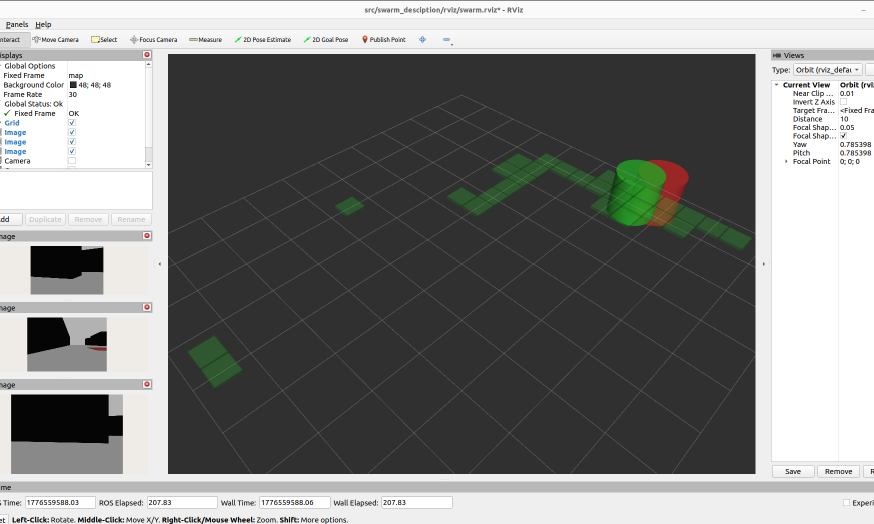
#> input picture assets/images/camera_feed.png, 1748 x 1048 px (shown at 1/2 size)
$ python -i detector.py   (imports and definitions only)
#> lines starting #> are read from the running program, lines starting #| are printed output that depends on the picture; after the words box and inside, x2 and y2 are one past the last pixel; in counts of white or black regions, pixels touching at a corner belong together
#> further down, picture is the input picture: shape (1048, 1748, 3); mean B, G, R 128.2, 129.5, 128.7
"""
Camera HSV detection + LiDAR fusion for world-frame localisation.
Multi-frame tracking avoids single-frame misses.
"""

import math
import time

import cv2
import numpy as np

# ── HSV thresholds ──
_RED_LO1 = np.array([0,   120, 80])
_RED_HI1 = np.array([10,  255, 255])
_RED_LO2 = np.array([165, 120, 80])
_RED_HI2 = np.array([180, 255, 255])

_BLUE_LO = np.array([95,  120, 80])
_BLUE_HI = np.array([135, 255, 255])

MIN_CONTOUR = 250            # px² noise gate
H_FOV       = 1.2            # camera horizontal FOV (rad)
IMG_W       = 640

# ── Tracking parameters ──
CONFIRM_FRAMES   = 3         # detections needed before "confirmed"
MATCH_RADIUS     = 0.5       # metres — same-object matching tolerance
TRACK_EXPIRY     = 2.0       # seconds without update → drop track


# ─────────────────────────────────────────────────────────────
class TrackedObject:
    """EMA-smoothed world-frame track of a detected object."""

    __slots__ = ('obj_type', 'wx', 'wy', 'confidence', 'last_seen')

    # [13 lines left out: functions __init__, update, not called in this run]

    @property
    def confirmed(self):
        return self.confidence >= CONFIRM_FRAMES


# ─────────────────────────────────────────────────────────────
def detect_colors(cv_image):
    """
    HSV colour filter.

    Returns list[(obj_type, cx, cy, area)]  sorted by area desc.
    """
    hsv = cv2.cvtColor(cv_image, cv2.COLOR_BGR2HSV)
#> hsv: shape (1048, 1748, 3); mean H, S, V 4.3, 6.2, 130.5

    mask_red = (cv2.inRange(hsv, _RED_LO1, _RED_HI1) |
                cv2.inRange(hsv, _RED_LO2, _RED_HI2))
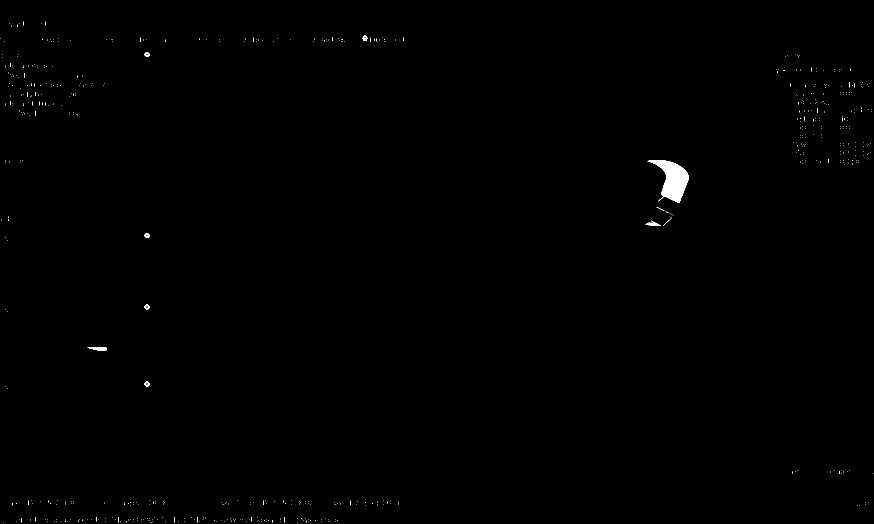
#> mask_red: shape (1048, 1748) (shown at 1/2 size); 0.28% white; 642 white regions (633 under 20 px), largest, box (x1, y1, x2, y2) and area: (1295, 320, 1378, 406) 3427, (175, 695, 213, 701) 175, (1291, 443, 1322, 452) 146
    mask_blue = cv2.inRange(hsv, _BLUE_LO, _BLUE_HI)
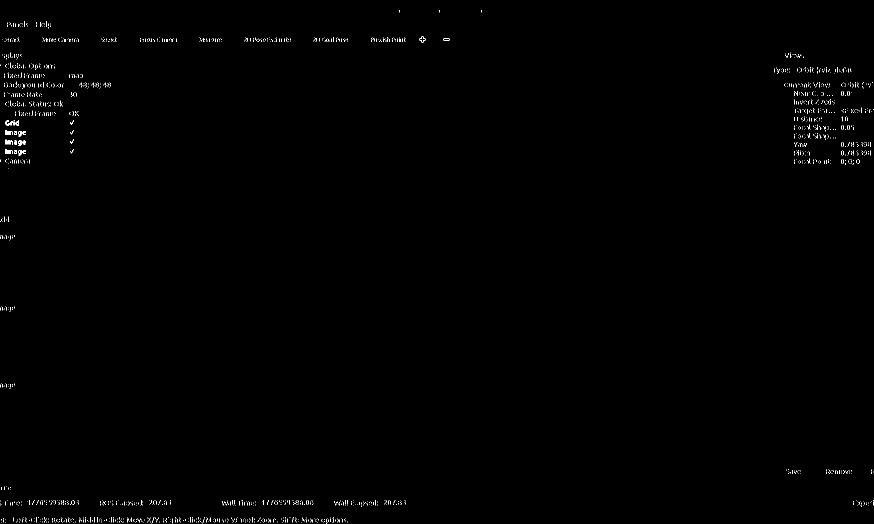
#> mask_blue: shape (1048, 1748) (shown at 1/2 size); 0.35% white in thin lines or dots

    results = []
    for mask, obj_type in [(mask_red, 'cube'), (mask_blue, 'sphere')]:
        contours, _ = cv2.findContours(
            mask, cv2.RETR_EXTERNAL, cv2.CHAIN_APPROX_SIMPLE)
        for c in contours:
            area = cv2.contourArea(c)
            if area < MIN_CONTOUR:
                continue
            M = cv2.moments(c)
            if M['m00'] == 0:
                continue
            cx = int(M['m10'] / M['m00'])
            cy = int(M['m01'] / M['m00'])
            results.append((obj_type, cx, cy, area))
#> this loop made 2 passes
#> obj_type on passes 1 to 2: 'cube', 'sphere'
#> after the loop, results = [('cube', 1345, 359, 3309.5)]

    results.sort(key=lambda r: r[3], reverse=True)
    return results


# [75 lines left out: functions fuse_with_lidar, update_tracks, not called in this run]

>>> import cv2
>>> picture = cv2.imread('../../../../../../assets/images/camera_feed.png')
>>> result = detect_colors(picture)
#> result = [('cube', 1345, 359, 3309.5)]

$ run again, on assets/images/sharedmap.png
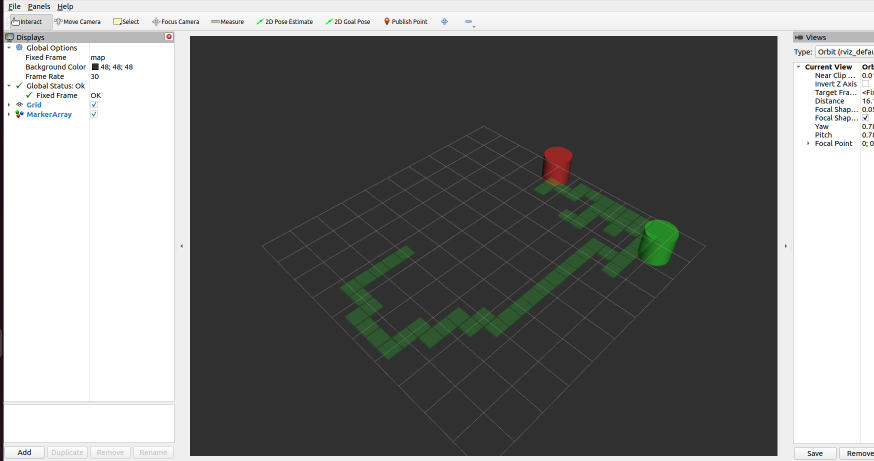
#> input picture assets/images/sharedmap.png, 1748 x 921 px (shown at 1/2 size)
#> picture is the input picture: shape (921, 1748, 3); mean B, G, R 123.3, 124.5, 123.5
#> hsv: shape (921, 1748, 3); mean H, S, V 4.4, 6.1, 125.3
#> in detect_colors, `mask_red = (cv2.inRange(hsv, _RED_LO1, _RED_HI1) | cv2.inRange(hsv, _R..`:
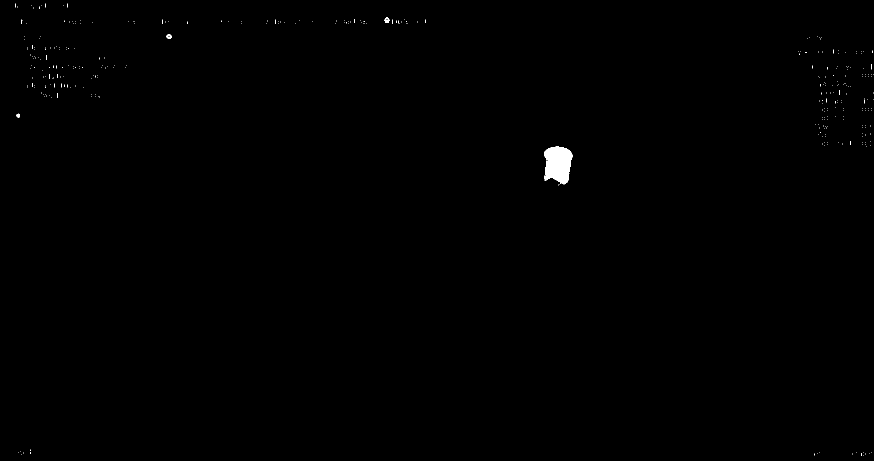
#> mask_red: shape (921, 1748) (shown at 1/2 size); 0.25% white; 374 white regions (370 under 20 px), largest, box (x1, y1, x2, y2) and area: (1088, 293, 1145, 369) 3262, (769, 35, 779, 46) 74, (333, 68, 343, 78) 66, (33, 227, 40, 236) 43
#> in detect_colors, `mask_blue = cv2.inRange(hsv, _BLUE_LO, _BLUE_HI)`:
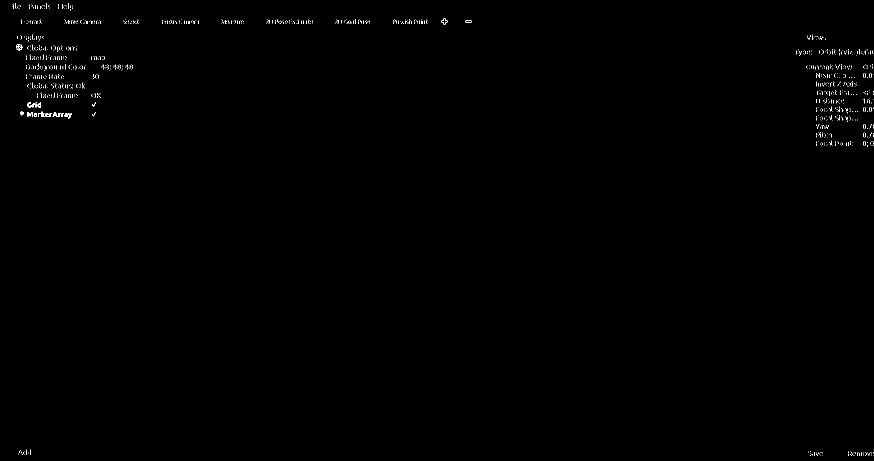
#> mask_blue: shape (921, 1748) (shown at 1/2 size); 0.26% white in thin lines or dots
#> the loop in detect_colors, `for mask, obj_type in [(mask_red, 'cube'), (mask_blue, 'sphere')]:` made 2 passes
#> obj_type on passes 1 to 2: 'cube', 'sphere'
#> after the loop in detect_colors, `for mask, obj_type in [(mask_red, 'cube'), (mask_blue, 'sphere')]:`: results = [('cube', 1115, 327, 3184)]
